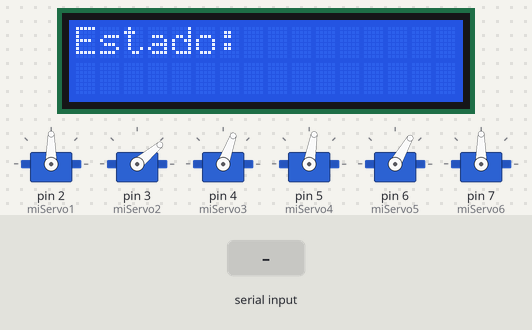
A sketch run on a simulated Arduino Uno, built with avr-gcc and run on an emulated ATmega328P. On the bench: 6 × servo, 16×2 character LCD. The test bench sets the inputs (shaded band).

Above: at 1.2 s.
1.3 s: "90,45,200\n" received over Serial
At 2.1 s:
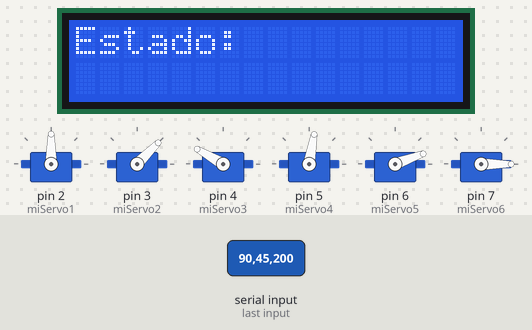
2.8 s: "30,150,10\n" received over Serial
At 3.6 s:
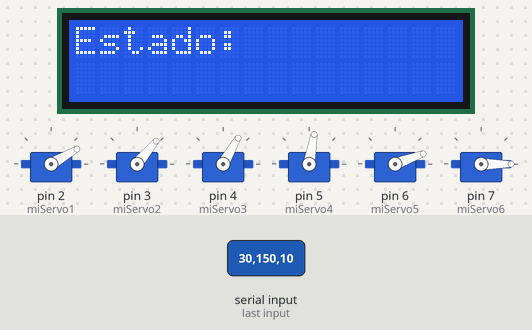
4.3 s: "90,45\n" received over Serial
At 5.0 s:
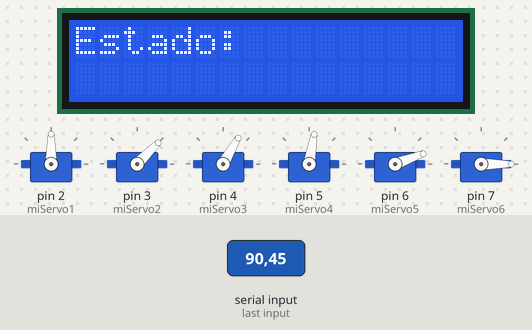
5.8 s: "30,150,10,200\n" received over Serial
At 6.5 s:
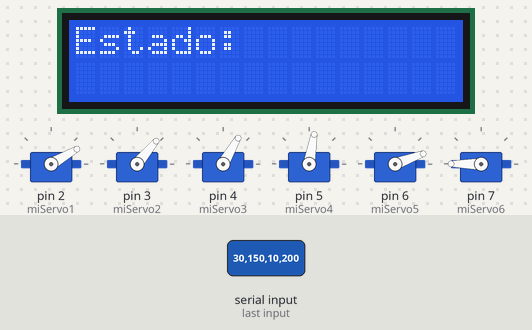
7.4 s: "1\n" received over Serial
At 8.0 s:
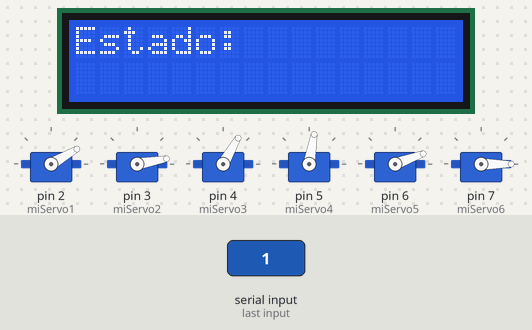
8.9 s: "90,45,200,10,150,30\n" received over Serial
At 9.5 s:
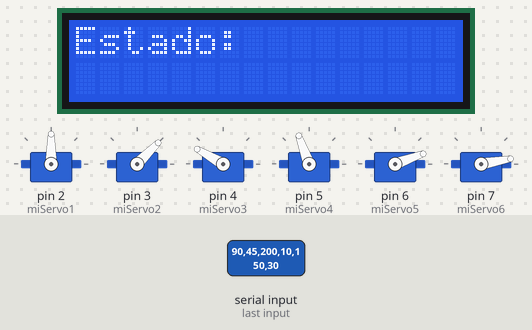
Timing chart, 0 to 11.4 s (numbered marks = the images above; inputs shaded):
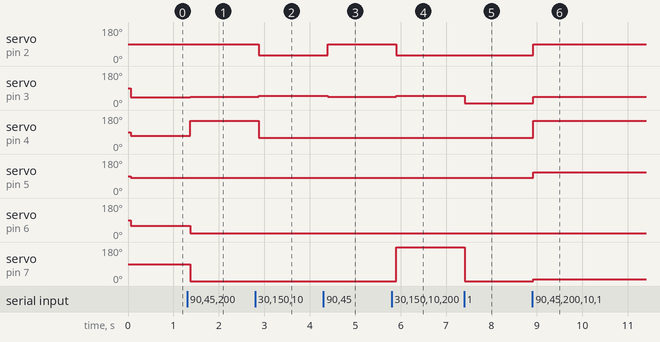

The sketch:

Controlador_Robot_6_dof.ino
```cpp
/*

 Controlador Arduino para Robot de 6 grados de libertad:
 ROBOT PROTOTIPO

 TFG - TRABAJO DE FIN DE GRADO
 MODULO DE RECONOCIMENTO GESTUAL PARA EL CONTROL DE ROBOT EN TAREAS DE ASISTENCIA

 ALUMNO : DAVID VELASCO GARCIA

 GRADO EN INGENIERIA EN TECNOLOGIAS INDUSTRIALES
 INTENSIFICACION EN ELECTRONICA INDUSTRIAL Y AUTOMATICA

 UNIVERSISDAD CARLOS III DE MADRID
 ESCUELA POLITECNICA SUPERIOR

*/

#include <Servo.h>//Libreria de control de servores
#include <stdio.h>//Libreria de C
#include <stdlib.h>//Libreria de C, para manejo de ficheros
#include <SD.h>//Libreria de control de tarjetas SD para futuras actualizaciones
#include <string.h>//Liberia de uso de variables de tipo String
#include <LiquidCrystal.h>//Librerias de pantalla LCD 16x02

//Instanciacion de objetos servomotor

Servo miServo1;//Instanciacion de objeto de tipo Servo
Servo miServo2;//Instanciacion de objeto de tipo Servo
Servo miServo3;//Instanciacion de objeto de tipo Servo
Servo miServo4;//Instanciacion de objeto de tipo Servo
Servo miServo5;//Instanciacion de objeto de tipo Servo
Servo miServo6;//Instanciacion de objeto de tipo Servo

//Instanciacion de objeto pantalla LCD

LiquidCrystal lcd(13, 12, 11, 10, 9, 8);//Indicamos los pines PWM de conexiÃ³n

//Variables de control de los servomotores inicializados al equilibrio

int angulo1=90;//Angulo inicial de reposo en equilibrio del servomotor 1
int angulo2=40;//Angulo inicial de reposo en equilibrio del servomotor 2
int angulo3=70;//Angulo inicial de reposo en equilibrio del servomotor 3
int angulo4=70;//Angulo inicial de reposo en equilibrio del servomotor 4
int angulo5=60;//Angulo inicial de reposo en equilibrio del servomotor 5
int angulo6=90;//Angulo inicial de reposo en equilibrio del servomotor 6

//Variables de control de bucles y volcado de informacion

String ejex;//Variable de posicion recibida del eje x
String ejey;//Variable de posicion recibida del eje y
String ejez;//Variable de posicion recibida del eje x
String pinza;//Variable de posicion recibida de la pinza
String total;//Variable de posicion recibida total recopilada
String verti;//Variable de posicion recibida de la inclinacion vertical de la mano
String hori;//Variable de posicion recibida de la inclinacion horizontal de la mano
int control2=0;//Variable de control de salto de valor recibido para cada servo
char conv[3];

//Funcion Setup
void setup(){//Setup del Hardware

  //Asignamos a cada servomotor el pin de la placa al que estan conectados

  miServo1.attach(2);//Asiganmos el pin 2 al servo 1
  miServo2.attach(3);//Asignamos el pin 3 al servo 2
  miServo3.attach(4);//Asignamos el pin 4 al servo 3
  miServo4.attach(5);//Asignamos el pin 5 al servo 4
  miServo5.attach(6);//Asignamos el pin 6 al servo 5
  miServo6.attach(7);//Asignamos el pin 7 al servo 6

//Inicializamos el objeto pantalla LCD

lcd.begin(16, 2);
//lcd.clear();

//Inicializar el objeto superior de texto

  lcd.setCursor(0,0);//Cursor fila superior
  lcd.print("Estado:");//Mensaje superior
 // lcd.setCursor(0,2);//Cursor fila inferior

//Ponemos a cero el buffer recibido de cada posicion de cada servo

ejex="";//Reseteo del buffer del eje x
ejey="";//Reseteo del buffer del eje y
ejez="";//Reseteo del buffer del eje z
pinza="";//Reseteo del buffer de la pinza
verti="";//Reseteo del buffer de la inclinacion de la mano vertical
hori="";//Reseteo del buffer de la inclinacion horizontal

//Iniciamos el puerto serie a una velocidad de transferencia de 9600 baudios
  Serial.begin(9600);

}//Fin del Hardware Setup


//Funcion ciclica

void loop(){//Ejecucion de la funcion en bucle infinito

    int cadena[12];
    char xx;//Variable de uso de buffer para el caracter recibido
    int i=0;//Variable contador

    if(Serial.available()>0){//Si se recibe informacion por el pueto serie, o en su extension seguimos leyendo dado que se lee de caracter en caracter
    //lcd.clear();
    //lcd.write("Recibiendo...");//Mensaje inferior

     xx= Serial.read();//Almacenamos el caracter recibido en la variable de tipo caracter

    i++;//Incrementamos el contador
    total.concat(xx);//Concatenamos el caracter recibido al String que almacena todo el ciclo recibido


    if((control2==0)&&(xx!=',')){//Si el caracter recibido es distinto de ',', que es el separador de valor de un servomotor a otro y control2  es 0, asignamos el caracter al servo 1, concatenando el caracter recibido
      ejex.concat(xx);//Concatenamos el caracter

    }
    if((control2==1)&&(xx!=',')){//Si el caracter recibido es distinto de ',', que es el separador de valor de un servomotor a otro y control2  es 1, asignamos el caracter al servo 2, concatenando el caracter recibido
      ejey.concat(xx);//Concatenamos el caracter

    }
    if((control2==2)&&(xx!=',')){//Si el caracter recibido es distinto de ',', que es el separador de valor de un servomotor a otro y control2  es 2, asignamos el caracter al servo 3, concatenando el caracter recibido
      ejez.concat(xx);//Concatenamos el caracter recibido

    }
    if((control2==3)&&(xx!=',')){//Si el caracter recibido es distinto de ',', que es el separador de valor de un servomotor a otro y control2  es 3, asignamos el caracter al servo 4, concatenando el caracter recibido
      pinza.concat(xx);//Concatenamos el caracter recibido

    }
     if((control2==4)&&(xx!=',')){//Si el caracter recibido es distinto de ',', que es el separador de valor de un servomotor a otro y control2  es 4, asignamos el caracter al servo 5, concatenando el caracter recibido
      verti.concat(xx);//Concatenamos el caracter recibido

    }
     if((control2==5)&&(xx!=',')){//Si el caracter recibido es distinto de ',', que es el separador de valor de un servomotor a otro y control2  es 5, asignamos el caracter al servo 6, concatenando el caracter recibido
      hori.concat(xx);//Concatenamos el caracter recibido

    }
    if(xx==','){//Cuando el caracter recibido es ',' que es el separador, pasamos a almacenar el caracter en el concatenado del siguiente servomotor
      control2=control2+1;//Incrementamos el valor

    }


    }
    else{//Si no se reciben datos o se ha terminado de leer y operar con la cadena recibida

  //lcd.print("Desplazando...");//Mensaje inferior
  miServo1.write(angulo1); //Escribimos en el servomor 1, el angulo asignado

 if(ejex.toInt()!=0){//Comprobamos que el valor del string convertido a entero del primer string por el cual se pasa al recibir informacion es distinto de 0, y por lo tanto hemos recibido nueva informacion

  //Volcamos el valor convertido a entero de los buffer en los angulos

  angulo1=ejex.toInt();//Convertimos el valor del String concatenado a su angulo asignado
  angulo2=ejey.toInt();//Convertimos el valor del String concatenado a su angulo asignado
  angulo3=ejez.toInt();//Convertimos el valor del String concatenado a su angulo asignado
  angulo6=pinza.toInt();//Convertimos el valor del String concatenado a su angulo asignado
  angulo4=verti.toInt();//Convertimos el valor del String concatenado a su angulo asignado
  angulo5=hori.toInt();}//Convertimos el valor del String concatenado a su angulo asignado
if(angulo5<30){
  angulo5=20;
}else{
  angulo5=60;
}
  //Restringimos los grados de funcionamiento de los servomotores por correcto funcionamiento

angulo1=constrain(angulo1,30,150);//Restringimos los angulos de funcionamiento del servomotor en cuestion por seguridad para un correcto funcionamiento, angulos obtenidos de manera experimental con pruebas de funcionamiento en cada servomotor
angulo2=constrain(angulo2,10,50);//Restringimos los angulos de funcionamiento del servomotor en cuestion por seguridad para un correcto funcionamiento, angulos obtenidos de manera experimental con pruebas de funcionamiento en cada servomotor
angulo3=constrain(angulo3,60,150);//Restringimos los angulos de funcionamiento del servomotor en cuestion por seguridad para un correcto funcionamiento, angulos obtenidos de manera experimental con pruebas de funcionamiento en cada servomotor
angulo4=constrain(angulo4,20,140);//Restringimos los angulos de funcionamiento del servomotor en cuestion por seguridad para un correcto funcionamiento, angulos obtenidos de manera experimental con pruebas de funcionamiento en cada servomotor
angulo5=constrain(angulo5,20,90);//Restringimos los angulos de funcionamiento del servomotor en cuestion por seguridad para un correcto funcionamiento, angulos obtenidos de manera experimental con pruebas de funcionamiento en cada servomotor
angulo4=constrain(angulo4,80,110);//Restringimos los angulos de funcionamiento del servomotor en cuestion por seguridad para un correcto funcionamiento, angulos obtenidos de manera experimental con pruebas de funcionamiento en cada servomotor

//Escribimos los angulos convertidos en los servomotores

  miServo1.write(angulo1); //Escribimos en el servomor 1, el angulo asignado
  miServo2.write(angulo2);  //Escribimos en el servomor 2, el angulo asignado

  miServo3.write(angulo3);  //Escribimos en el servomor 3, el angulo asignado

  miServo4.write(angulo4);  //Escribimos en el servomor 4, el angulo asignado

  miServo5.write(angulo5);  //Escribimos en el servomor 5, el angulo asignado

  miServo6.write(angulo6);  //Escribimos en el servomor 6, el angulo asignado

  //Reseteamos las variables de buffer para que se den conlictos con el ciclo posterior

control2=0;//Reseteo de la variable de control de separador
ejex="";//Reseteo del buffer del eje x
ejey="";//Reseteo del buffer del eje y
ejez="";//Reseteo del buffer del eje z
pinza="";//Reseteo del buffer de la pinza
total="";//Reseteo del buffer del string de recepcion total
verti="";//Reseteo del buffer de inclinacion de la mano vertical
hori="";//Reseteo del buffer de inclinacion de la mano horizontal

  delay(100);//Retraso de 100 milisegundos entre operacion y operacion de ciclo para evitar solapamientos
    }}//End loop
```

Measured:
- after the input at 1.3 s, servo on pin 3 (miServo2): 40° → 45° after 0.07 s; servo on pin 4 (miServo3): 70° → 150° after 0.07 s; servo on pin 6 (miServo5): 60° → 20° after 0.07 s; servo on pin 7 (miServo6): 90° → 0° after 0.07 s
- after the input at 2.8 s, servo on pin 2 (miServo1): 90° → 30° after 0.08 s; servo on pin 3 (miServo2): 45° → 50° after 0.08 s; servo on pin 4 (miServo3): 150° → 60° after 0.08 s
- after the input at 4.3 s, servo on pin 2 (miServo1): 30° → 90° after 0.09 s; servo on pin 3 (miServo2): 50° → 45° after 0.09 s
- after the input at 5.8 s, servo on pin 2 (miServo1): 90° → 30° after 0.10 s; servo on pin 3 (miServo2): 45° → 50° after 0.10 s; servo on pin 7 (miServo6): 0° → 180° after 0.10 s
- after the input at 7.4 s, servo on pin 3 (miServo2): 50° → 10° at once; servo on pin 7 (miServo6): 180° → 0° at once
- after the input at 8.9 s, servo on pin 2 (miServo1): 30° → 90° at once; servo on pin 3 (miServo2): 10° → 45° at once; servo on pin 4 (miServo3): 60° → 150° at once; servo on pin 5 (miServo4): 80° → 110° at once; servo on pin 7 (miServo6): 0° → 10° at once
